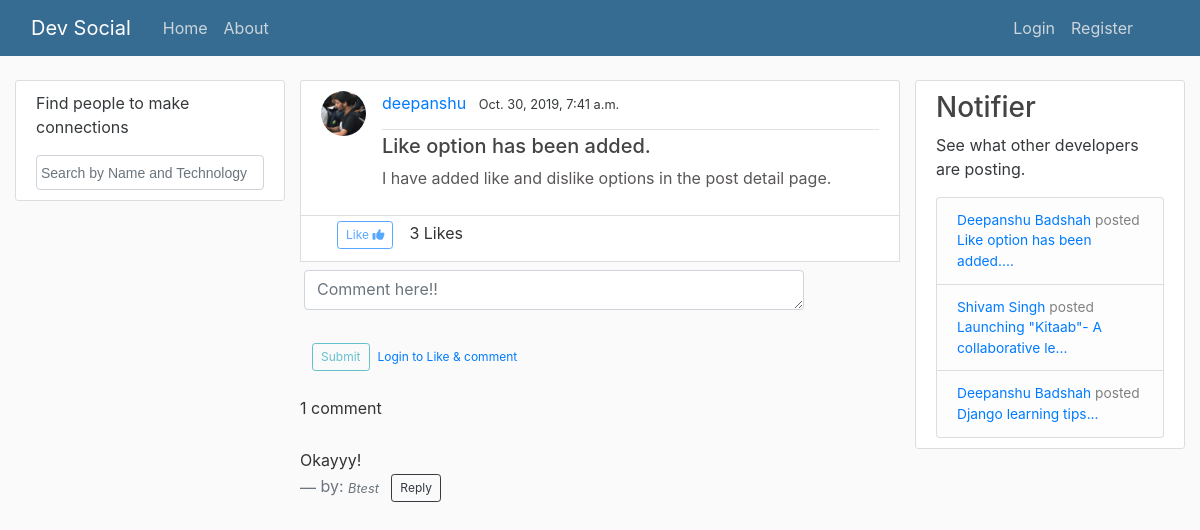
The page /post/26/ on the database its author committed.
### post/models.py (models this page shows, shortened)
class Post(models.Model):
    title = models.CharField(max_length = 150)
    content = models.TextField()
    date_posted = models.DateTimeField(default = timezone.now)
    author = models.ForeignKey(User, on_delete= models.CASCADE)
    likes = models.ManyToManyField(User, related_name='likes', blank=True)
    def total_likes(self):
        return self.likes.count()

class Comment(models.Model):
    post = models.ForeignKey(Post, on_delete= models.CASCADE)
    author = models.ForeignKey(User, on_delete= models.CASCADE)
    reply = models.ForeignKey('Comment', null=True, related_name="replies", on_delete= models.CASCADE)
    content = models.TextField(max_length=180)
    date_commented = models.DateTimeField(auto_now_add=True)

class Notification(models.Model):
    post = models.OneToOneField(Post, on_delete=models.CASCADE)

### users/models.py (models this page shows, shortened)
class Profile(models.Model):
    user = models.OneToOneField(User, on_delete=models.CASCADE)
    image = models.ImageField(default= 'no_pic.png', upload_to='prof_pic')
    name = models.CharField(default= 'Users name', max_length = 150)

### post/views.py (the view)
# urls.py: path('post/<int:pk>/', views.PostDetailView, name='post-detail'),
def PostDetailView(request, pk):
    post = get_object_or_404(Post, pk=pk)
    comments = Comment.objects.filter(post=post, reply=None).order_by('-id')
    notifications = Notification.objects.order_by('-id')[:5]
    is_liked=False
    if post.likes.filter(id=request.user.id).exists():
        is_liked = True
    if request.method == 'POST':
        comment_form = CommentForm(request.POST or None)
        if comment_form.is_valid():
            content = request.POST.get('content')
            reply_id = request.POST.get('comment_id')
            comment_qs = None
            if reply_id:
                comment_qs = Comment.objects.get(id=reply_id)
            comment = Comment.objects.create(post=post, author=request.user, content=content, reply=comment_qs)
            comment.save()
    else:
        comment_form = CommentForm()
    context = {
        'post': post,
        'comments': comments,
        'comment_form': comment_form,
        'is_liked': is_liked,
        'notifications': notifications,
        'total_likes': post.total_likes(),
        }
    if request.is_ajax():
        html = render_to_string('post/comments.html', context, request=request)
        return JsonResponse({'form':html})
    return render(request, 'post/post_detail.html', context)

### post/forms.py
class CommentForm(forms.ModelForm):
    content = forms.CharField(label='', widget=forms.Textarea(attrs={'class': 'form-control', 'placeholder': 'Comment here!!', 'rows':'4', 'cols':'50'}))
    class Meta:
        model = Comment
        fields = ['content',]

### post/templates/post/post_detail.html (shortened to what this page needs)
{% extends "post/base.html" %}
{% block content %}
  <article class="media detail-content-section">
    <img class="rounded-circle article-img" src="{{ post.author.profile.image.url }}" >
    <div class="media-body">
      <div class="article-metadata">
        <a class="mr-2" href="{% url 'user-posts' post.author.username %}">{{ post.author }}</a>
        <small class="text-muted">{{ post.date_posted }}</small>
        </div>
      <h5 class="article-title" >{{ post.title }}</h5>
      <p class="article-content">{{ post.content }}</p>
    </div>
  </article>
<div id="like-part">
  {% include 'post/likes.html' %}
</div>
  <div class="main-comment-section">
    {% include 'post/comments.html' %}
  </div>
{% endblock content %}

### post/templates/post/base.html (shortened to what this page needs)
{% extends "post/navigation.html" %}
{% block body-section %}
  <main role="main" class="container col-lg-12">
    <div class="row">
      <div class="col-lg-3 div1">
        <div class="content-section">
          <p class='text-muted'>Find people to make connections</p>
          <input type="text" class="form-control" id="search" name="search" style="font-size: 14px;width:100%;padding:4px;font-family: Arial, 'Font Awesome 5 Free';" placeholder="Search by Name and Technology" />
        </div>
      </div>
      <div class="col-lg-6 div2 text">
        {% block content %}{% endblock %}
      </div>
      <div class="col-lg-3 div3">
        <div class="content-section">
          <h3>Notifier</h3>
          <p class='text-muted'>See what other developers are posting.</p>
            <ul class="list-group">
              {% for notification in notifications %}
              <li class="list-group-item list-group-item-light noti-sty" >
                {% if notification.post.author.profile.name != "Users name" %}
                  <a href="{% url 'user-posts' notification.post.author.username %}">{{ notification.post.author.profile.name|slice:":35" }}</a>
                   posted <a href="{% url 'post-detail' notification.post.id %}">{{ notification.post.title|slice:":38" }}...</a>
                 {% else %}
                   <a href="{% url 'user-posts' notification.post.author.username %}">{{ notification.post.author.username|slice:":35" }}</a>
                    posted <a href="{% url 'post-detail' notification.post.id %}">{{ notification.post.title|slice:":38" }}...</a>
                 {% endif %}
              </li>
              {% endfor %}
            </ul>
        </div>
      </div>
    </div>
  </main>
{% include 'users/footer.html' %}
{% endblock body-section %}

### post/templates/post/comments.html (shortened to what this page needs)
<div class="container-fluid mt-2">
  <div class="form-group ml-1">
    <form method="post" class="comment-form row" action=".">
        <div class="form-group" class="sty">
        {{ comment_form.as_p }}
        </div>
        <div class="form-group ml-2 mt-1">
          {% if request.user.is_authenticated %}
            <input type="submit" value="Submit" class="btn btn-sm btn-outline-info btsty">
          {% else %}
            <input type="submit" value="Submit" class="btn btn-sm btn-outline-info btsty" disabled><a class="ml-2" href="{% url 'login' %}" style="font-size:12px;">Login to Like & comment</a>
          {% endif %}
        </div>
    </form>
  </div>
</div>
{{ comments.count }} comment{{ comments|pluralize }}<br><br>
{% for comment in comments %}
<blockquote class="blockquote">
  <p class="mb-0"><small>{{ comment.content }}</small></p>
  <footer class="blockquote-footer">by: <cite title="Source Title"><small>{{ comment.author|capfirst }}</small></cite>
    <button type="button" name="button" class="btn reply-btn btn-outline-dark btn-sm ml-2">Reply</button>
  </footer>
</blockquote>
{% endfor %}

### post/static/post/main.css (style rules this page uses)
body { background: #fafafa; color: #333333; margin-top: 5rem; }
h1, h2, h3, h4, h5, h6 { color: #444444; }
ul { margin: 0; }
.content-section { background: #ffffff; padding: 10px 20px; border: 1px solid #dddddd; border-radius: 3px; margin-bottom: 20px; }
.article-title { color: #444444; }
.article-content { white-space: pre-line; }
.article-img { height: 45px; width: 45px; margin-right: 16px; }
.article-metadata { padding-bottom: 1px; margin-bottom: 4px; border-bottom: 1px solid #e3e3e3 }
.article-metadata { padding-bottom: 14px; }
.noti-sty { font-size: 0.86rem; }
.form-group { margin-bottom: 0.8rem; }
textarea#id_content { width: 500px; height: 40px; -webkit-border-radius: 4px; -moz-border-radius: 4px; border-radius: 4px; }
.btn-sm { font-size: .750rem; }
.detail-content-section { background: #ffffff; padding: 10px 20px; border: 1px solid #dddddd; border-radius: 3px; margin-bottom: -2px; }
.container { padding-right: 15px; padding-left: 15px; margin-left: 0px; margin-right: 0px; }
.div2 { padding-right: 0px; padding-left: 0px; }
.article-content { color: #5a5757; }
.text-muted { color: #36393c!important; }
.media-body { width: 86%; }

### rows shown on the page
Post: author.profile.image (picture), author "deepanshu", date_posted "Oct. 30, 2019, 7:41 a.m.", title "Like option has been added.", content "I have added like and dislike options in the post detail page."
Comment: content "Okayyy!", author "Btest"
Notification: post.author.profile.name "Deepanshu Badshah", post "Like option has been added."
Notification: post.author.profile.name "Shivam Singh", post "Launching \"Kitaab\"- A collaborative le"
Notification: post.author.profile.name "Deepanshu Badshah", post "Django learning tips"

### other values the page prints
{{ total_likes }} "3"
{{ comments.count }} "1"
